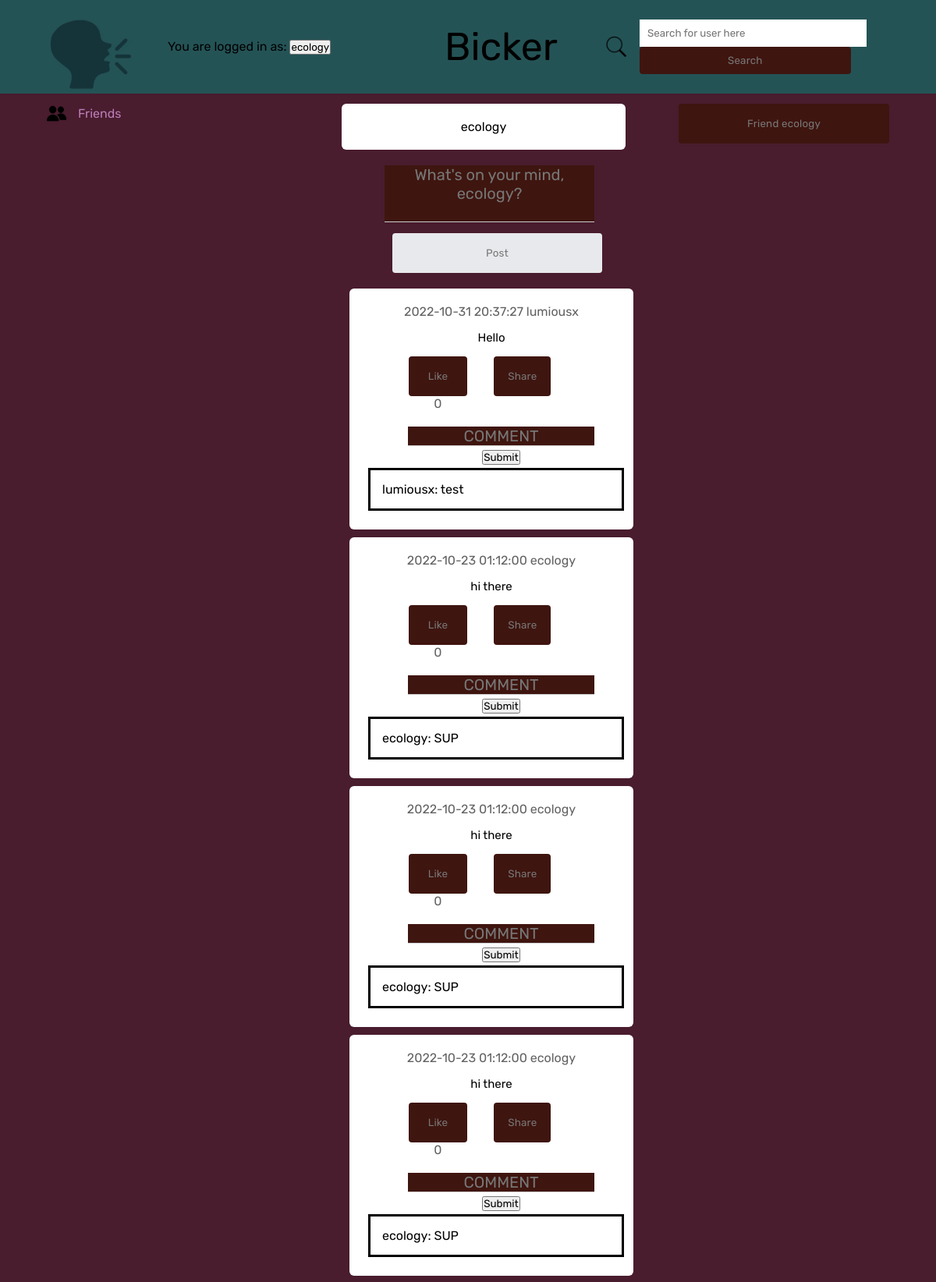
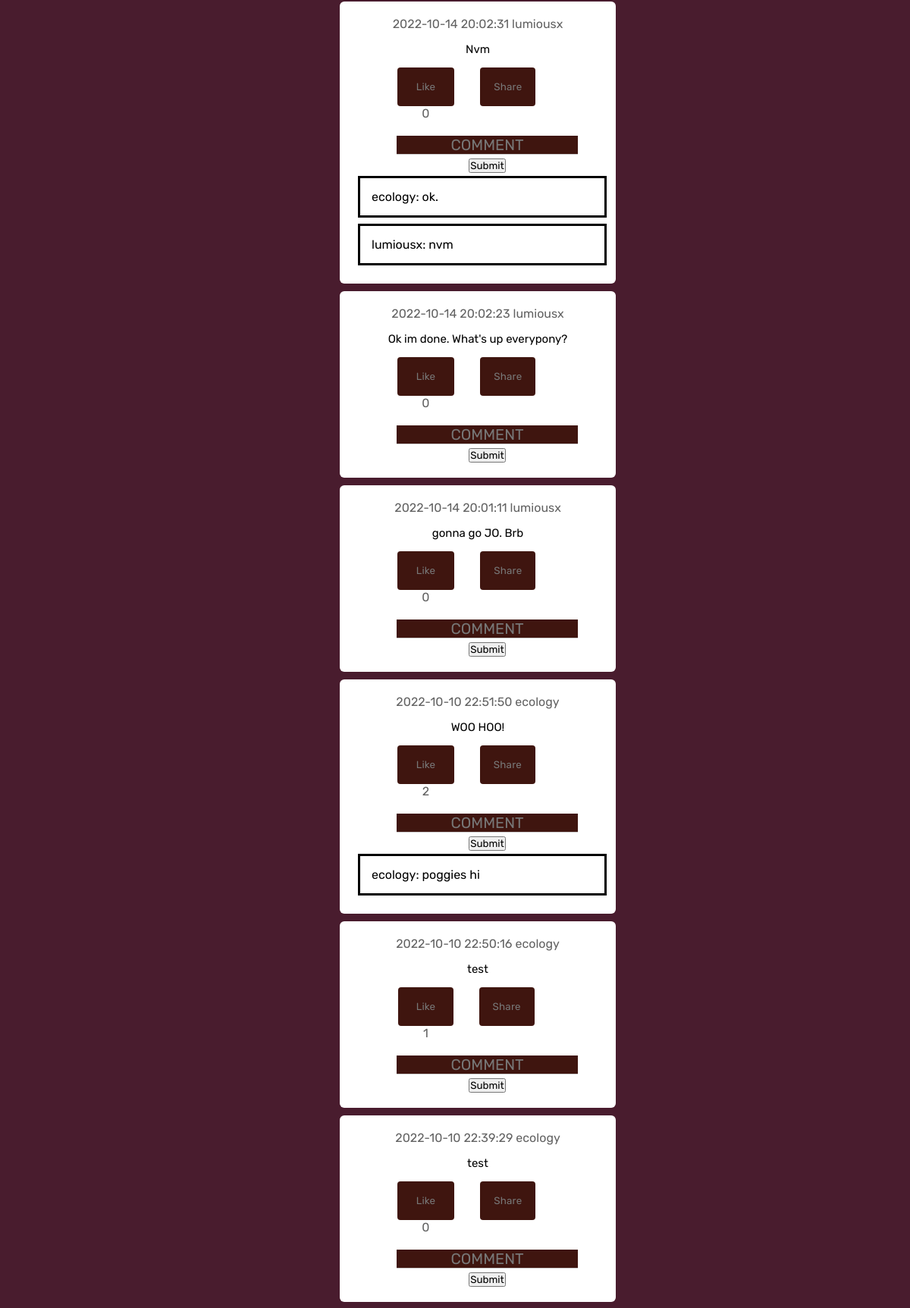
Page /frontpage (signed in, upper part) on the committed database (2 pictures, top to bottom).
### tables this page shows
CREATE TABLE posts (
    id INTEGER PRIMARY KEY AUTOINCREMENT,
    content text NOT NULL,
    username text NOT NULL,
    created_at DATETIME DEFAULT CURRENT_TIMESTAMP, likes INT DEFAULT 0,
    FOREIGN KEY(username) REFERENCES users(username)
);

CREATE TABLE comments(
                    comment_id INTEGER PRIMARY KEY AUTOINCREMENT,
                    commenter_user TEXT NOT NULL,
                    comment_time DATETIME DEFAULT CURRENT_TIMESTAMP,
                    post_id INTEGER NOT NULL, comment_content TEXT,
                    FOREIGN KEY (post_id) REFERENCES posts(id)
                    );

### app.py (the view)
@app.route('/frontpage', methods=['GET', 'POST'])
def frontpage():
    global current_user
    global current_page
    if current_user is None:
        return redirect("/login")
    conn = db_connection()
    cursor = conn.cursor()
    cursor.execute("""SELECT id, content, username, created_at, likes, follower_name
                  FROM posts
                  INNER JOIN followers ON username=followed_name
                  WHERE follower_name=?
                  UNION ALL
                  SELECT id, content, username, created_at, likes, 'blank' AS follower_name
                  FROM posts
                  WHERE username=?
                  UNION ALL
                  SELECT id, content, username, created_at, likes, 'blank' AS follower_name
                  FROM posts
                  INNER JOIN shared_posts ON id=post_id
                  WHERE shared_userid=?
                  ORDER BY id DESC""", (current_user, current_user, current_user))
    post_list = []
    for row in cursor.fetchall():
            post_list.append(row)
    if not post_list:
        cursor.execute("""SELECT * FROM posts WHERE id=12""")
        for row in cursor.fetchall():
            post_list.append(row)
    cursor.execute("""SELECT * FROM comments
                    ORDER BY comment_id ASC""")
    comment_list = []
    for row in cursor.fetchall():
            comment_list.append(row)
    if request.method == 'POST':
        if request.form.get("post-input") is not None:
            new_post = request.form['post-input']
            sql_query = """INSERT INTO posts (content, username)
                    VALUES (?, ?)"""
            cursor = cursor.execute(sql_query, (new_post, current_user))
            conn.commit()
            sql_query = """SELECT id, content, username, created_at, likes, follower_name
                  FROM posts
                  INNER JOIN followers ON username=followed_name
                  WHERE follower_name=?
                  UNION ALL
                  SELECT id, content, username, created_at, likes, 'blank' AS follower_name
                  FROM posts
                  WHERE username=?
                  UNION ALL
                  SELECT id, content, username, created_at, likes, 'blank' AS follower_name
                  FROM posts
                  INNER JOIN shared_posts ON id=post_id
                  WHERE shared_userid=?
                  ORDER BY id DESC"""
            cursor.execute(sql_query, (current_user, current_user, current_user))
            post_list.clear()
            for row in cursor.fetchall():
                post_list.append(row)
            current_page = current_user
            return render_template('frontpage.html', user=current_user, postlist = post_list,
                                    currentuser=current_user, commentlist = comment_list)
        elif request.form.get("searchuser") is not None:
            current_search = request.form['searchuser']
            if current_search.isalnum():
                sql_query = """SELECT * FROM posts WHERE username=? ORDER BY id DESC"""
                cursor.execute(sql_query, (current_search,))
                post_list.clear()
                for row in cursor.fetchall():
                    post_list.append(row)
                if not post_list:
                    return redirect('/frontpage')
                else:
                    current_page = current_search
                    return render_template('frontpage.html', user=current_search, postlist = post_list,
                                            currentuser=current_user, commentlist = comment_list)
            else:
                return render_template('frontpage.html', user=current_search, postlist = post_list,
                                        currentuser=current_user, commentlist = comment_list)
        elif request.form.get("frienduser") is not None:
            sql_query = """SELECT * FROM followers WHERE follower_name=? AND followed_name=?"""
            cursor = cursor.execute(sql_query, (current_user, current_page))
            follower_list = []
            for row in cursor.fetchall():
                follower_list.append(row)
            if current_user == current_page:
                pass
            elif not follower_list:
                friend_status = 0
                sql_query = """INSERT INTO followers (follower_name, followed_name, status)
                     VALUES (?, ?, ?)"""
                cursor = cursor.execute(sql_query, (current_user, current_page, friend_status))
                conn.commit()
            sql_query = """SELECT * FROM posts WHERE username=? ORDER BY id DESC"""
            cursor.execute(sql_query, (current_page,))
            post_list.clear()
            for row in cursor.fetchall():
                post_list.append(row)
            return render_template('frontpage.html', user=current_page, postlist = post_list,
                                    currentuser=current_user, commentlist = comment_list)
        elif request.form.get("friendlist") is not None:
            return redirect("/friends")
        elif request.form.get('sharebutton') is not None:
            sharedID = request.form.get('sharebutton')
            sql_query = """SELECT * FROM shared_posts WHERE shared_userid=? AND post_id=?"""
            cursor.execute(sql_query, (current_user, sharedID,))
            check_list=[]
            for row in cursor.fetchall():
                check_list.append(row)
            if not check_list:
                sql_query = """INSERT INTO shared_posts (shared_userid, post_id)
                        VALUES (?, ?)"""
                cursor.execute(sql_query, (current_user, sharedID,))
                conn.commit()
                sql_query = """SELECT * FROM posts WHERE username=? ORDER BY id DESC"""
                cursor.execute(sql_query, (current_page,))
                post_list.clear()
                for row in cursor.fetchall():
                    post_list.append(row)
                return render_template('frontpage.html', user=current_page, postlist = post_list,
                                        currentuser=current_user, commentlist = comment_list)
            else:
                return render_template('frontpage.html', user=current_page, postlist = post_list,
                                        currentuser=current_user, commentlist = comment_list)
        elif request.form.get('likebutton') is not None:
            likedID = request.form.get('likebutton')
            sql_query = """UPDATE posts SET likes = likes + 1 WHERE id = ?"""
            cursor.execute(sql_query, (likedID,))
            conn.commit()
            return redirect("/frontpage")
        elif request.form.get('return') is not None:
            return redirect("/frontpage")
        elif request.form.get('commentbutton') is not None:
            if request.form.get('comment-button') is None:
                return redirect("/frontpage")
            else:
                post_id = request.form.get('commentbutton')
                comment_content = request.form.get('comment-button')
                sql_query = """INSERT INTO comments (commenter_user, post_id, comment_content)
                            VALUES (?, ?, ?)"""
                cursor.execute(sql_query, (current_user, post_id, comment_content,))
                conn.commit()
                return redirect("/frontpage")
    else:
        current_page = current_user
        return render_template('frontpage.html', user=current_user, postlist = post_list,
                                currentuser=current_user, commentlist = comment_list)

### app.py (called while the page is built)
def db_connection():
    conn = None
    try:
        conn = sqlite3.connect("bickerdb.sqlite")
    except sqlite3.error as e:
        print(e)
    return conn

### templates/frontpage.html (shortened to what this page needs)
<!DOCTYPE html>
<html lang="en">
<head>
    <link rel= "stylesheet" type= "text/css" href= "{{ url_for('static',filename='stylefront.css') }}">
</head>
<body>
    <nav>
        <div class = "nav-left">
            <img src="{{ url_for('static', filename='bickerlogo.png') }}" alt="Bicker Logo" class = "logo">
            <form action="" method="post">
                You are logged in as:
                <input class="btn btn-default" name="return" type="submit" value="{{ currentuser }}">
            </form>
        </div>
        <div class = "nav-middle">
            Bicker
        </div>
        <div class = "nav-right">
            <div class = "search-box">
                <img src = "{{ url_for('static', filename='searchicon.png') }}" alt = "search icon">
            <form action="" method="post">
                <input type="text" placeholder="Search for user here" name="searchuser" value="{{
                    request.form.searchuser }}">
                <input class="searchbutton" type="submit" value="Search">
            </form>
            </div>
        </div>
    </nav>
    <div class="container">
        <div class="left-sidebar">
            <div class="important-links">
                <a href="{{ url_for('friends_list') }}" style = "color: #bc7db9;"><img src = "{{ url_for('static', filename='friendsicon.png') }}" alt = "friends icon">Friends</a>
            </div>
        </div>
        <div class="main-content">
            <div class="write-post-container">
                <div>
                    <p> {{ user }} </p>
                </div>
            </div>
            <div class="post-input-container">
                <form action="{{ url_for('frontpage') }}" method="post">
                    <textarea name = "post-input" id = "post-input" placeholder = "What's on your mind, {{ currentuser }}?" rows = 3></textarea>
                    <button type = "submit" class = "postsubmit">
                        Post
                    </button>
                </form>
            </div>
            {% for row in postlist %}
            <div class="post-container">
                <div class="timestamp">
                    <span>{{ row[3] }}</span>
                    <span>{{ row[2] }}</span>
                </div>
                <p class = "post-text">{{ row[1] }}</p>
                <div class="post-row">
                    <div class = "activity-icons">
                        <div><form action="" method="post">
                            <input type="submit" value="Like" class = "likebutton">
                            <span>{{ row[4] }}</span>
                        </form>
                        </div>
                        <div>
                            <form action="" method="post">
                                <input type="submit" value="Share" class="sharebutton">
                            </form>
                        </div>
                        <div class="post-input-container">
                            <form action="{{ url_for('frontpage') }}" method="post">
                                <textarea name = "comment-button" id = "comment-button" placeholder = "COMMENT" rows = 1 style="color:#bc7db9"></textarea>
                                <input type="submit">
                            </form>
                        </div>
                            {% for thing in commentlist %}
                                {% if thing[3] == row[0]%}
                                <div class="comment-container" >
                                {{ thing[1] }}:
                                {{ thing[4] }}
                                </div>
                                <br />
                                {%endif%}
                           {% endfor %}
                    </div>
                </div>
            </div>
            {% endfor %}
        </div>
        <div class="right-sidebar">
            <form action="" method="post">
                <input class="friendbutton" name="frienduser" type="submit" value="Friend {{ user }}">
            </form>
        </div>
    </div>
</body>
</html>

### static/stylefront.css (style rules this page uses)
* { margin: 0; padding: 0; font-family: 'Rubik', sans-serif; }
body { background: #491c2e; }
nav { display: flex; align-items: center; justify-content: space-between; background: #245356; padding: 5px 5%; position: sticky; top: 0; z-index: 100; }
.logo { width: 110px; margin-right: 45px; }
.nav-left, .nav-right { display: flex; align-items: center; }
.nav-middle { font-size: 50px; position: absolute; left: 47.5%; }
.nav-right img { width: 30px; margin-right: 15px; }
.friendbutton { width: 100%; border: none; padding: 18px; font-family: 'Rubik', sans-serif; cursor: pointer; background: #3f150f; color: #777; border-top-right-radius: 4px; border-top-left-radius: 4px; border-bottom-left-radius: 4px; border-bottom-right-radius: 4px; letter-spacing: 0.2px; outline: 0; transition: all .3s; text-align: center; }
.searchbutton { width: 100%; border: none; padding: 18px; font-family: 'Rubik', sans-serif; cursor: pointer; background: #3f150f; color: #777; border-top-right-radius: 4px; border-top-left-radius: 4px; border-bottom-left-radius: 4px; border-bottom-right-radius: 4px; letter-spacing: 0.2px; outline: 0; transition: all .3s; text-align: center; }
.search-box { width: 350px; border-radius: 20px; display: flex; align-items: center; padding: 0 15px; background: transparent; }
.search-box input { width: 100%; padding: 10px; outline: none; border: 0; }
.container { display: flex; justify-content: space-between; padding: 13px 5%; }
.left-sidebar { flex-basis: 25%; position: sticky; top: 70px; align-self: flex-start; border-radius: 3%; }
.right-sidebar { flex-basis: 25%; position: sticky; top: 70px; align-self: flex-start; border-radius: 3%; }
.main-content { flex-basis: 30%; }
.important-links a { text-decoration: none; display: flex; align-items: center; margin-bottom: 30px; width: fit-content; }
.important-links img { width: 25px; margin-right: 15px; }
.write-post-container { width: 100%; background: #fff; border-radius: 6px; padding: 20px; columns: #626262; text-align: center; }
.post-input-container { padding-left: 55px; padding-top: 20px; }
.post-input-container textarea { width: 100%; border: 0; outline: 0; border-bottom: 1px solid #ccc; background: #3f150f; color: #bc7db9; text-align: center; font-size: 20px; resize: none; }
.post-input-container textarea::placeholder { color: #777; }
.post-container { width:100%; background: #fff; border-radius: 6px; padding: 20px; color: #626262; text-align: center; margin:10px; }
.post-text { color: black; margin: 15px 0; font-size: 15px; }
.comment-container { outline: solid; color: #000; padding: 15px; margin: 7px; position: relative; width: 90% }
.postsubmit { width: 100%; border: none; padding: 18px; font-family: 'Rubik', sans-serif; cursor: pointer; background: #e8e9ec; color: #777; border-top-right-radius: 4px; border-top-left-radius: 4px; border-bottom-left-radius: 4px; border-bottom-right-radius: 4px; letter-spacing: 0.2px; outline: 0; transition: all .3s; text-align: center; align-items: center; margin: 10px; }
.post-row { display: flex; align-items: center; justify-content: space-between; }
.activity-icons div { display: inline-flex; align-items: center; margin-right: 30px; }
.likebutton { width: 100%; border: none; padding: 18px; font-family: 'Rubik', sans-serif; cursor: pointer; background: #3f150f; color: #777; border-top-right-radius: 4px; border-top-left-radius: 4px; border-bottom-left-radius: 4px; border-bottom-right-radius: 4px; letter-spacing: 0.2px; outline: 0; transition: all .3s; text-align: center; }
.sharebutton { width: 100%; border: none; padding: 18px; font-family: 'Rubik', sans-serif; cursor: pointer; background: #3f150f; color: #777; border-top-right-radius: 4px; border-top-left-radius: 4px; border-bottom-left-radius: 4px; border-bottom-right-radius: 4px; letter-spacing: 0.2px; outline: 0; transition: all .3s; text-align: center; }

### rows in the picture
posts: created_at "2022-10-31 20:37:27", username "lumiousx", content "Hello", likes "0"
comments: commenter_user "lumiousx", comment_content "test"
posts: created_at "2022-10-23 01:12:00", username "ecology", content "hi there", likes "0"
comments: commenter_user "ecology", comment_content "SUP"
posts: created_at "2022-10-14 20:02:31", username "lumiousx", content "Nvm", likes "0"
comments: commenter_user "ecology", comment_content "ok."
comments: commenter_user "lumiousx", comment_content "nvm"
posts: created_at "2022-10-14 20:02:23", username "lumiousx", content "Ok im done. What's up everypony?", likes "0"
posts: created_at "2022-10-14 20:01:11", username "lumiousx", content "gonna go JO. Brb", likes "0"
posts: created_at "2022-10-10 22:51:50", username "ecology", content "WOO HOO!", likes "2"
comments: commenter_user "ecology", comment_content "poggies hi"
posts: created_at "2022-10-10 22:50:16", username "ecology", content "test", likes "1"
posts: created_at "2022-10-10 22:39:29", username "ecology", content "test", likes "0"

### other values in the picture
{{ user }} "ecology"
